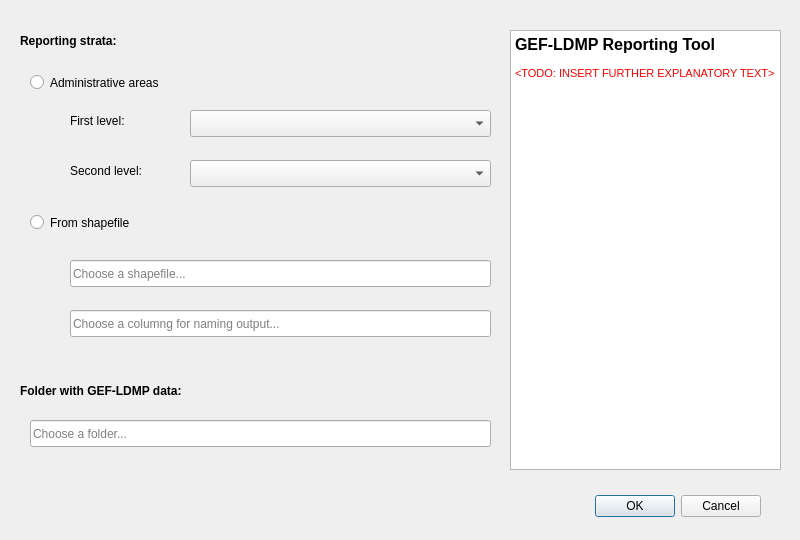
<?xml version="1.0" encoding="UTF-8"?>
<ui version="4.0">
 <class>Dialog</class>
 <widget class="QDialog" name="Dialog">
  <property name="geometry">
   <rect>
    <x>0</x>
    <y>0</y>
    <width>800</width>
    <height>540</height>
   </rect>
  </property>
  <property name="windowTitle">
   <string>Land Degradation Reporting</string>
  </property>
  <widget class="QDialogButtonBox" name="buttonBox">
   <property name="geometry">
    <rect>
     <x>420</x>
     <y>490</y>
     <width>341</width>
     <height>32</height>
    </rect>
   </property>
   <property name="orientation">
    <enum>Qt::Horizontal</enum>
   </property>
   <property name="standardButtons">
    <set>QDialogButtonBox::Cancel|QDialogButtonBox::Ok</set>
   </property>
  </widget>
  <widget class="QRadioButton" name="dl_projarea_useshp">
   <property name="geometry">
    <rect>
     <x>30</x>
     <y>210</y>
     <width>211</width>
     <height>25</height>
    </rect>
   </property>
   <property name="text">
    <string>From shapefile</string>
   </property>
  </widget>
  <widget class="QComboBox" name="comboBox">
   <property name="geometry">
    <rect>
     <x>190</x>
     <y>110</y>
     <width>301</width>
     <height>27</height>
    </rect>
   </property>
  </widget>
  <widget class="QComboBox" name="comboBox_2">
   <property name="geometry">
    <rect>
     <x>190</x>
     <y>160</y>
     <width>301</width>
     <height>27</height>
    </rect>
   </property>
  </widget>
  <widget class="QRadioButton" name="dl_projarea_useadmin">
   <property name="geometry">
    <rect>
     <x>30</x>
     <y>70</y>
     <width>251</width>
     <height>25</height>
    </rect>
   </property>
   <property name="text">
    <string>Administrative areas</string>
   </property>
  </widget>
  <widget class="QLabel" name="label">
   <property name="geometry">
    <rect>
     <x>20</x>
     <y>30</y>
     <width>481</width>
     <height>21</height>
    </rect>
   </property>
   <property name="font">
    <font>
     <weight>75</weight>
     <bold>true</bold>
    </font>
   </property>
   <property name="text">
    <string>Reporting strata:</string>
   </property>
  </widget>
  <widget class="QTextBrowser" name="textBrowser">
   <property name="geometry">
    <rect>
     <x>510</x>
     <y>30</y>
     <width>271</width>
     <height>440</height>
    </rect>
   </property>
   <property name="html">
    <string>&lt;!DOCTYPE HTML PUBLIC &quot;-//W3C//DTD HTML 4.0//EN&quot; &quot;http://www.w3.org/TR/REC-html40/strict.dtd&quot;&gt;
&lt;html&gt;&lt;head&gt;&lt;meta name=&quot;qrichtext&quot; content=&quot;1&quot; /&gt;&lt;style type=&quot;text/css&quot;&gt;
p, li { white-space: pre-wrap; }
&lt;/style&gt;&lt;/head&gt;&lt;body style=&quot; font-family:'MS Shell Dlg 2'; font-size:8.25pt; font-weight:400; font-style:normal;&quot;&gt;
&lt;p style=&quot; margin-top:0px; margin-bottom:0px; margin-left:0px; margin-right:0px; -qt-block-indent:0; text-indent:0px;&quot;&gt;&lt;span style=&quot; font-size:12pt; font-weight:600;&quot;&gt;GEF-LDMP Reporting Tool&lt;/span&gt;&lt;/p&gt;
&lt;p style=&quot;-qt-paragraph-type:empty; margin-top:0px; margin-bottom:0px; margin-left:0px; margin-right:0px; -qt-block-indent:0; text-indent:0px; font-size:8pt;&quot;&gt;&lt;br /&gt;&lt;/p&gt;
&lt;p style=&quot; margin-top:0px; margin-bottom:0px; margin-left:0px; margin-right:0px; -qt-block-indent:0; text-indent:0px;&quot;&gt;&lt;span style=&quot; font-size:8pt; color:#ff0000;&quot;&gt;&amp;lt;TODO: INSERT FURTHER EXPLANATORY TEXT&amp;gt;&lt;/span&gt;&lt;/p&gt;&lt;/body&gt;&lt;/html&gt;</string>
   </property>
  </widget>
  <widget class="QLineEdit" name="dl_projarea_shp">
   <property name="geometry">
    <rect>
     <x>70</x>
     <y>260</y>
     <width>421</width>
     <height>27</height>
    </rect>
   </property>
   <property name="placeholderText">
    <string>Choose a shapefile...</string>
   </property>
  </widget>
  <widget class="QLabel" name="label_3">
   <property name="geometry">
    <rect>
     <x>70</x>
     <y>110</y>
     <width>111</width>
     <height>21</height>
    </rect>
   </property>
   <property name="font">
    <font>
     <weight>50</weight>
     <bold>false</bold>
    </font>
   </property>
   <property name="text">
    <string>First level:</string>
   </property>
  </widget>
  <widget class="QLabel" name="label_4">
   <property name="geometry">
    <rect>
     <x>70</x>
     <y>160</y>
     <width>111</width>
     <height>21</height>
    </rect>
   </property>
   <property name="font">
    <font>
     <weight>50</weight>
     <bold>false</bold>
    </font>
   </property>
   <property name="text">
    <string>Second level:</string>
   </property>
  </widget>
  <widget class="QLineEdit" name="dl_dest">
   <property name="geometry">
    <rect>
     <x>30</x>
     <y>420</y>
     <width>461</width>
     <height>27</height>
    </rect>
   </property>
   <property name="placeholderText">
    <string>Choose a folder...</string>
   </property>
  </widget>
  <widget class="QLabel" name="label_2">
   <property name="geometry">
    <rect>
     <x>20</x>
     <y>380</y>
     <width>441</width>
     <height>21</height>
    </rect>
   </property>
   <property name="font">
    <font>
     <weight>75</weight>
     <bold>true</bold>
    </font>
   </property>
   <property name="text">
    <string>Folder with GEF-LDMP data:</string>
   </property>
  </widget>
  <widget class="QLineEdit" name="dl_projarea_shp_2">
   <property name="geometry">
    <rect>
     <x>70</x>
     <y>310</y>
     <width>421</width>
     <height>27</height>
    </rect>
   </property>
   <property name="text">
    <string/>
   </property>
   <property name="alignment">
    <set>Qt::AlignLeading|Qt::AlignLeft|Qt::AlignVCenter</set>
   </property>
   <property name="placeholderText">
    <string>Choose a columng for naming output...</string>
   </property>
  </widget>
 </widget>
 <resources/>
 <connections>
  <connection>
   <sender>buttonBox</sender>
   <signal>accepted()</signal>
   <receiver>Dialog</receiver>
   <slot>accept()</slot>
   <hints>
    <hint type="sourcelabel">
     <x>248</x>
     <y>254</y>
    </hint>
    <hint type="destinationlabel">
     <x>157</x>
     <y>274</y>
    </hint>
   </hints>
  </connection>
  <connection>
   <sender>buttonBox</sender>
   <signal>rejected()</signal>
   <receiver>Dialog</receiver>
   <slot>reject()</slot>
   <hints>
    <hint type="sourcelabel">
     <x>316</x>
     <y>260</y>
    </hint>
    <hint type="destinationlabel">
     <x>286</x>
     <y>274</y>
    </hint>
   </hints>
  </connection>
 </connections>
</ui>
